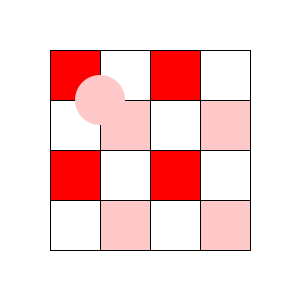
Frame 1 (no input)
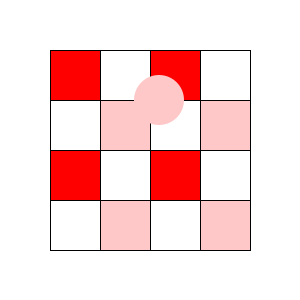
Frame 60 (the mouse pressed at the canvas centre just before this capture)
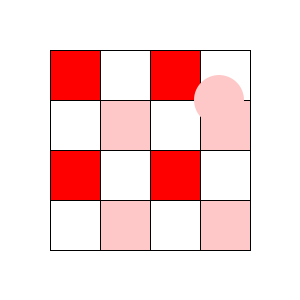
Frame 120 (the mouse held since frame 60 and released just before this capture)

The Processing sketch that drew these frames (run headless with seeded random() and noise(); from frame 60 on, the mouse is pressed at the canvas centre):

// Processing sketch: processing_40488
// ── processing_40488.pde

int circleSize = 0;
int circleX = 100;
int circleY = 100;

void setup (){
  size(300,300);
}

void draw(){


background(255);

stroke(0);
fill(255,0,0);
rect(50,50,  50,50);
noFill();
rect(100,50, 50,50);
noFill();
rect(50,100, 50,50);
fill(255,200,200);  
rect(100,100, 50,50);


fill(255,0,0);
rect(150,50,  50,50);
noFill();
rect(200,50, 50,50);
noFill();
rect(150,100, 50,50);
fill(255,200,200);  
rect(200,100, 50,50);

stroke(0);
fill(255,0,0);
rect(150,150,  50,50);
noFill();
rect(200,150, 50,50);
noFill();
rect(150,200, 50,50);
fill(255,200,200);  
rect(200,200, 50,50);


stroke(0);
fill(255,0,0);
rect(50,150,  50,50);
noFill();
rect(100,150, 50,50);
noFill();
rect(50,200, 50,50);
fill(255,200,200);  
rect(100,200, 50,50);

smooth();
noStroke();

ellipse(circleX, circleY, 50, 50);

circleX = circleX + 5 -4 ;

}
